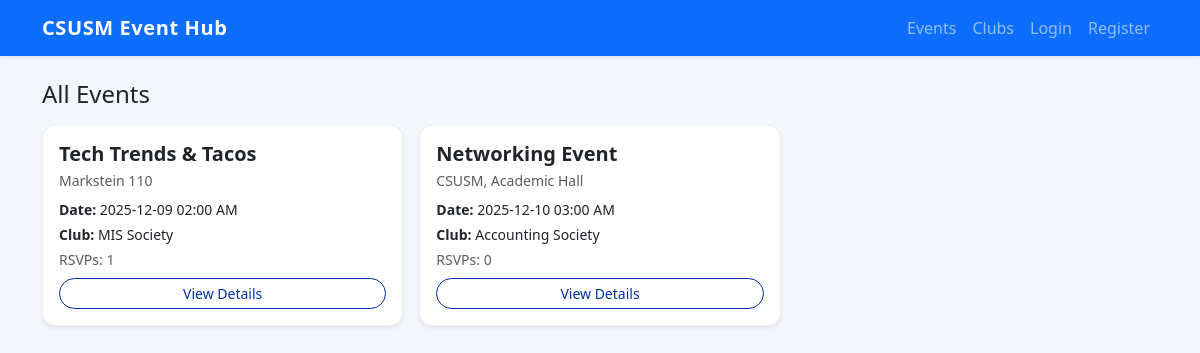
The app's page /events with its own data.
### models.py (models this page shows)
class Event(db.Model):
    id = db.Column(db.Integer, primary_key=True)
    title = db.Column(db.String(150), nullable=False)
    description = db.Column(db.Text, nullable=True)
    location = db.Column(db.String(150), nullable=False)
    start_time = db.Column(db.DateTime, nullable=False)
    created_by = db.Column(db.Integer, db.ForeignKey("user.id"), nullable=False)
    club_id = db.Column(db.Integer, db.ForeignKey("club.id"), nullable=True)
    rsvps = db.relationship(
        "RSVP",
        back_populates="event",
        cascade="all, delete-orphan"
    )

class Club(db.Model):
    id = db.Column(db.Integer, primary_key=True)
    name = db.Column(db.String(120), nullable=False)
    description = db.Column(db.Text, nullable=True)
    created_by = db.Column(db.Integer, db.ForeignKey("user.id"), nullable=False)
    events = db.relationship("Event", backref="club", lazy=True)

### app.py (the view)
@app.route("/events")
def events():
    events = Event.query.order_by(Event.start_time.asc()).all()
    return render_template("events.html", events=events)

### templates/events.html (shortened to what this page needs)
{% extends "base.html" %}
{% block content %}
<div class="d-flex justify-content-between align-items-center mb-3">
  <h1 class="h4 mb-0">All Events</h1>
</div>
{% if events %}
  <div class="row row-cols-1 row-cols-md-2 row-cols-lg-3 g-3">
    {% for e in events %}
      <div class="col">
        <div class="card h-100 shadow-sm">
          <div class="card-body d-flex flex-column">
            <h5 class="card-title mb-1">{{ e.title }}</h5>
            <p class="text-muted small mb-2">{{ e.location }}</p>
            <p class="small mb-1">
              <strong>Date:</strong>
              {{ e.start_time.strftime("%Y-%m-%d %I:%M %p") }}
            </p>
            {% if e.club %}
              <p class="small mb-1"><strong>Club:</strong> {{ e.club.name }}</p>
            {% endif %}
            <p class="small text-muted mb-2">
              RSVPs: {{ e.rsvps|length }}
            </p>
            <a href="{{ url_for('event_detail', event_id=e.id) }}"
               class="btn btn-outline-primary btn-sm mt-auto">
              View Details
            </a>
          </div>
        </div>
      </div>
    {% endfor %}
  </div>
{% else %}
  <p class="text-muted">No events yet.</p>
{% endif %}
{% endblock %}

### static/css/styles.css (style rules this page uses)
body { background: #f3f6fb; font-family: system-ui, -apple-system, BlinkMacSystemFont, "Segoe UI", sans-serif; }
h1, h2, h3, h4 { font-weight: 700; }
.card { border-radius: 0.85rem; border: 1px solid rgba(15, 23, 42, 0.06); box-shadow: 0 6px 18px rgba(15, 23, 42, 0.04); }
.card-title { font-weight: 600; }
.btn-outline-primary { color: #0033a0; border-color: #0033a0; }
.btn-sm { border-radius: 999px; }

### records on screen
Event: title "Tech Trends & Tacos", location "Markstein 110", start_time "2025-12-09 02:00 AM", club.name "MIS Society", rsvps|length "1"
Event: title "Networking Event", location "CSUSM, Academic Hall", start_time "2025-12-10 03:00 AM", club.name "Accounting Society", rsvps|length "0"
